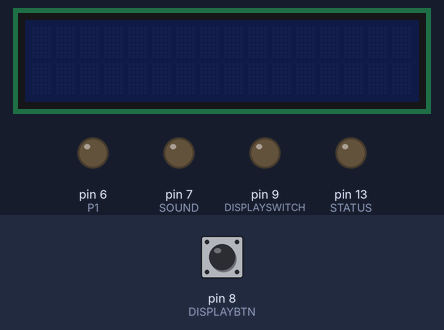
Bench run of a sketch on a simulated Arduino Uno, built with avr-gcc and run on an emulated ATmega328P. Parts: 16×2 character LCD, output pins drawn as LEDs (lit = HIGH). The test bench sets the inputs (shaded band); at power-on: pin 8 (DISPLAYBTN) LOW. Pins used as bus, display or sensor lines are not drawn; what the sketch prints to the serial monitor is not drawn.

Above: at 1.2 s.
1.3 s: pin 8 (DISPLAYBTN) pulled HIGH for 0.15 s
At 2.1 s:
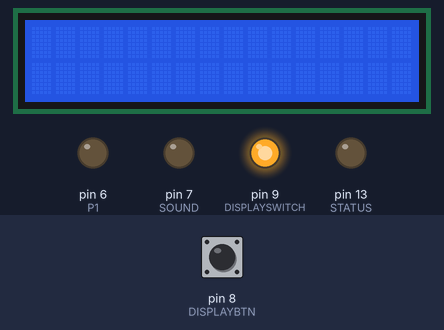
At 2.9 s:
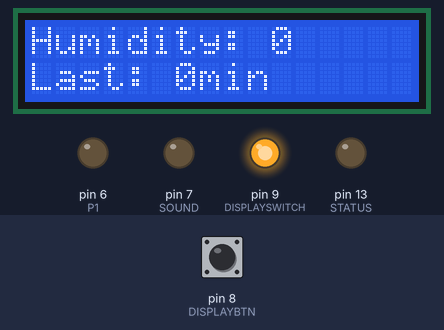
Timing chart, 0 to 11.5 s (numbered marks = the images above; inputs shaded):
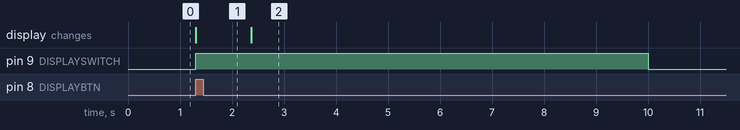

The sketch:

wateringmachine.ino
```cpp
#include <LiquidCrystal.h>


#define M1 A0
#define P1 6
#define STATUS 13
#define SOUND 7
#define DISPLAYBTN 8
#define DISPLAYSWITCH 9
#define DISPLAYVCC 10

LiquidCrystal lcd(12, 11, 5, 4, 3, 2);

int messwert = 0;
int last_pour = 0;
int loop_num = 0;
boolean first_run = false;
int displaybtn_status = 0;
boolean display_status = false;

int num_pour = 0;

//Loop Intervals
long measure_previous = 0;
long measure_interval = 60;
long pump_previous = 0;
long pump_interval = 15 * 60;
long display_previous = 0;
long display_interval = 8;

void setup() {
  Serial.begin(9600);
  // put your setup code here, to run once:
  pinMode(STATUS, OUTPUT);
  pinMode(P1, OUTPUT);
  pinMode(SOUND, OUTPUT);
  pinMode(DISPLAYBTN, INPUT);
  pinMode(DISPLAYSWITCH, OUTPUT);
  pinMode(DISPLAYVCC, OUTPUT);

  pump_previous = millis() / 1000;
}

void loop() {
    //loop_num will count +1 every 10 seconds at the end of the loop!

    unsigned long currentMillis = millis() / 1000;


    displaybtn_status=digitalRead(DISPLAYBTN);
    if (displaybtn_status == HIGH && !display_status) {
        //Switch Display on!
        display_status = true;
        display_previous = currentMillis;
        digitalWrite(DISPLAYVCC, HIGH);
        digitalWrite(DISPLAYSWITCH, HIGH);
        lcd.begin(16, 2);
        Serial.println("Button pressed");


        delay(1000);
        lcd.setCursor(0, 0);

        lcd.print("Humidity: " + String(messwert));
        lcd.setCursor(0, 1);
        String last_display = "";
        String unit = "min";
        last_pour = (currentMillis - pump_previous) / 60;
        Serial.println("Time: " + String(last_pour));
        if(last_pour > 120) {
          last_display = String(last_pour / 60) + "." + String(last_pour / 6 - (int(last_pour / 60) * 10));
          unit = "h";
        } else {
          last_display = String(last_pour);
        }
        lcd.print("Last: " + last_display + unit);
    }

    if(currentMillis - display_previous > display_interval) {
        digitalWrite(DISPLAYVCC, LOW);
        digitalWrite(DISPLAYSWITCH, LOW);
        display_status = false;
    }


    if(currentMillis - measure_previous > measure_interval) {
        measure_previous = currentMillis;
         // Measure with Status on measure
        digitalWrite(STATUS, HIGH);
        messwert=analogRead(M1);
        Serial.print("Feuchtigkeits-Messwert:");
        Serial.println(messwert);
        delay(1000);
        digitalWrite(STATUS, LOW);


        //Serial.println("Last: " + last_display + unit);


        //Pump if nessecary
        if((!first_run || currentMillis - pump_previous > pump_interval) && messwert <= 500 && num_pour <= 8) {
              pump_previous = currentMillis;
              first_run = true;
              num_pour++;

              //Alarm befor pump
              digitalWrite(SOUND, HIGH);
              delay(1000);
              digitalWrite(SOUND, LOW);

              //Set to last = 0 minutes
              //lcd.setCursor(0, 1);
              //lcd.print("Last: 0min");

              //Pump
              digitalWrite(P1, HIGH);
              delay(30000);
              digitalWrite(P1, LOW);
        }

    }


}
```

Measured:
- after the input at 1.3 s, pin 9 (DISPLAYSWITCH): LOW → HIGH at once, → LOW 8.7 s later; the display: changes at once (image 1)
